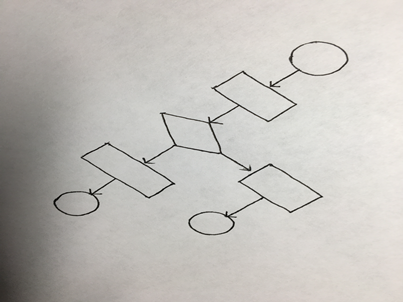
%> input picture input1.jpg, 403 x 302 px
$ octave firsttry.m   (GNU Octave 9; MATLAB toolbox functions it lacks are replaced by stand-ins)
%> lines starting %> are read from the running program, lines starting %| are printed output that depends on the picture; in (x1, y1, x2, y2) boxes, pixels count from 0 and x2, y2 are one past the last pixel; in counts of white or black regions, pixels touching at a corner belong together; the program's own positions count from 1
%%
close all
clc
clear

%% Read Image
im = imread('input1.jpg');
%> im is the input picture: size 302x403x3 uint8; mean R, G, B 193.9, 191.1, 186.7
figure;
imshow(im);
title('Original Image');

%% Convert to grayscale and resize
im = rgb2gray(im);
%> im: size 302x403 uint8
[nrows, ncols] = size(im);
%> nrows = 302; ncols = 403
r = nrows/ncols;
%> r = 0.749
im = imresize(im, [nrows/r, ncols*r]);
%> im: size 403x302 uint8
figure;
imshow(im);
title('Grayscaled and Resized Image');

%% Gaussian Filter to remove salt and pepper noise
% im = imgaussfilt(im, 1);
% figure;
% imshow(im);

%% Adaptive Thresholding
T = adaptthresh(im, 0.4, 'ForegroundPolarity','dark');
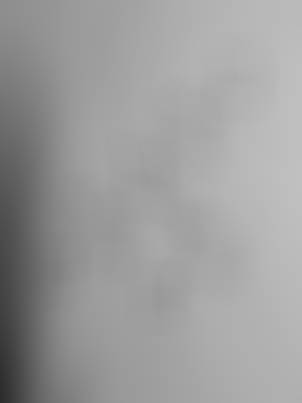
%> T: size 403x302 double; min 0.177, max 0.754, mean 0.615
% figure;
% imagesc(T);
im = imbinarize(im,T);
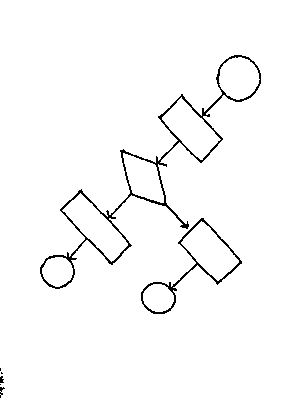
%> im: size 403x302 logical; 97.8% white; black in thin lines or dots, all inside (x1, y1, x2, y2) = (0, 55, 261, 398)
figure;
imshow(im);
title('Binary Image');
imwrite(im, 'BinaryImage.jpg');

%% Bitwise Inversion
im = 1-im;
figure;
imshow(im);
title('Inverted Image');
imwrite(im, 'InvertedImage.jpg');

%% Display diff regions in image
% [5 lines of commented-out code are left out]

%% Remove noise
CC = bwconncomp(im);
%> CC = 7 connected components
S = regionprops(CC, 'Area');
%> S = 7 regions; Area: 1978, 655, 23, 21, 3, 3, 1
L = labelmatrix(CC);
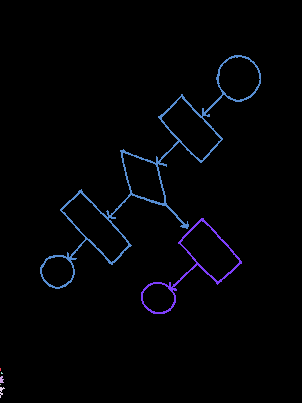
%> L: size 403x302 uint8; 8 distinct labels, from 0 to 7; one colour per label, 0 black
BW2 = ismember(L, find([S.Area] >= 50*nrows/100));
%> BW2: size 403x302 logical; 2.2% white in thin lines or dots, all inside (x1, y1, x2, y2) = (40, 55, 261, 314)
% bw = bwareaopen(im, 50);
figure;
imshow(BW2);
title('Image Cleaned');
imwrite(BW2, 'CleanedImage.jpg');

%% Image Fill
imf = imfill(BW2, 'holes');
%> imf: size 403x302 logical; 9.8% white; 2 white regions, box (x1, y1, x2, y2) and area: (40, 55, 261, 289) 8822, (141, 218, 242, 314) 3057
figure;
imshow(imf);
title('Filled Image');
imwrite(imf, 'FilledImage.jpg');

%% Edge Detection
edge_BW = edge(imf, 'zerocross');
figure;
imshow(edge_BW);
title('Edge Detection');
imwrite(edge_BW, 'EdgeDetection.jpg');

%% Hough Transform (In-built)
% [4 lines of commented-out code are left out]

%% Hough Transform
[H,theta,rho] = hough(edge_BW);
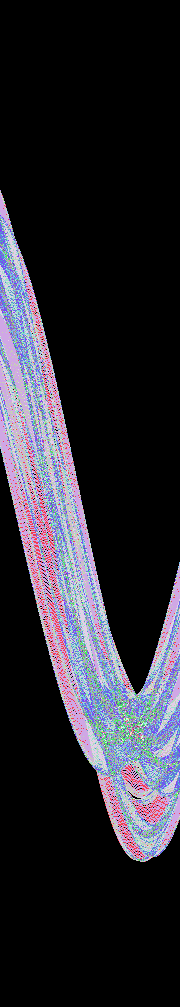
%> H: size 1007x180 double; 50 distinct labels, from 0 to 64; one colour per label, 0 black
%> theta = 180 values from -90 to 89; rho = 1007 values from -503 to 503
peaks = houghpeaks(H, 100);
%> peaks = 15 rows, first 12: [732 136; 729 133; 397 46; 509 49; 587 78; 620 78; 426 46; 437 49; 728 130; 738 139; 480 50; 568 47]

figure;
imshow(H,[],'XData',theta,'YData',rho,'InitialMagnification','fit');
xlabel('\theta'), ylabel('\rho');
axis on, axis normal, hold on;
plot(theta(peaks(:,2)),rho(peaks(:,1)),'s','color','white');
colormap(gca, hot);
title('Hough Transform Plot');
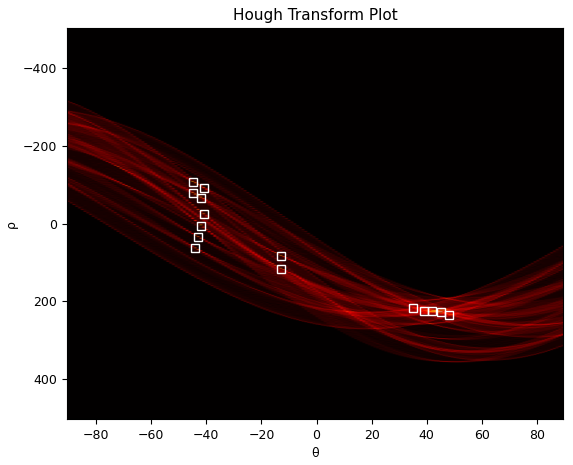
%> figure redrawn from the program's plot data

lines = houghlines(edge_BW,theta,rho,peaks,'FillGap',5,'MinLength',2);
%> lines = 42 lines; longest, point1 to point2 (x, y): (203, 218) to (243, 263), (68, 219) to (106, 258), (84, 194) to (119, 230), (156, 157) to (167, 204), (121, 150) to (131, 197), (179, 242) to (208, 275)
figure, imshow(BW2), hold on
max_len = 0;
for k = 1:length(lines)
   xy = [lines(k).point1; lines(k).point2];
   plot(xy(:,1),xy(:,2),'LineWidth',2,'Color','green');

   % Plot beginnings and ends of lines
   plot(xy(1,1),xy(1,2),'x','LineWidth',2,'Color','yellow');
   plot(xy(2,1),xy(2,2),'x','LineWidth',2,'Color','red');

   % Determine the endpoints of the longest line segment
   len = norm(lines(k).point1 - lines(k).point2);
   if ( len > max_len)
      max_len = len;
      xy_long = xy;
   end
end
%> this loop made 42 passes
%> (len, max_len, xy_long) on passes 1, 2, 4, 14, 16: (2.83, 2.83, [67 257; 69 255]), (15.56, 15.56, [75 250; 86 239]), (23.35, 23.35, [115 210; 131 193]), (54.45, 54.45, [68 219; 106 258]), (60.21, 60.21, [203 218; 243 263])
%> (xy, len) on passes 3, 5, 6, 7, 8, 9: ([107 217; 111 214], 5), ([158 166; 162 163], 5), ([167 157; 176 148], 12.73), ([204 120; 210 115], 7.81), ([73 257; 84 245], 16.28), ([112 214; 119 206], 10.63)
title('Detected Lines');
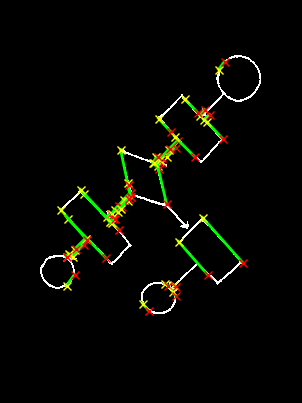
%> figure redrawn from the program's plot data; its title reads 'Detected Lines'

lines = houghlines(edge_BW, theta, rho, peaks);
%> lines = 9 lines; longest, point1 to point2 (x, y): (61, 212) to (113, 265), (181, 95) to (223, 139), (203, 218) to (243, 263), (159, 119) to (200, 163), (80, 190) to (119, 230), (156, 157) to (168, 209)

best_angle = mode([lines.theta])+90;
%> best_angle = 45
im_rot = imrotate(BW2, best_angle);
%> im_rot: size 499x499 logical; 1.1% white in thin lines or dots, all inside (x1, y1, x2, y2) = (190, 77, 358, 382)
imf_rot = imrotate(imf, best_angle);
%> imf_rot: size 499x499 logical; 4.8% white; 2 white regions, box (x1, y1, x2, y2) and area: (190, 77, 295, 382) 8812, (297, 224, 358, 329) 3059
figure;
imshow(im_rot);
title('Rotated Image');
imwrite(im_rot, 'RotatedImage.jpg');
figure;
imshow(imf_rot);
title('Filled Image');
imwrite(imf_rot, 'RotatedFilledImage.jpg');

%% Decomposition

se = strel('diamond', 2);
eroded = imopen(imf_rot, se);
%> eroded: size 499x499 logical; 4.6% white; 8 white regions, largest, box (x1, y1, x2, y2) and area: (190, 290, 267, 323) 2229, (195, 148, 258, 188) 2075, (297, 224, 357, 262) 2069
% figure;
% imshow(eroded);
% title('Remove Arrows');

bw = bwareaopen(eroded, 50);
% figure, imshow(bw);

shps = im_rot - bw;
% figure, imshow(shps);
shps = imbinarize(shps);
%> shps: size 499x499 logical; 0.2% white in thin lines or dots, all inside (x1, y1, x2, y2) = (191, 124, 358, 347)
bw3 = bwareaopen(shps, 10);
%> bw3: size 499x499 logical; 0.17% white in thin lines or dots, all inside (x1, y1, x2, y2) = (220, 124, 328, 345)
figure, imshow(bw3);
title('Only Arrows');
imwrite(bw3, 'Arrows.jpg');

shps = im_rot - bw3;
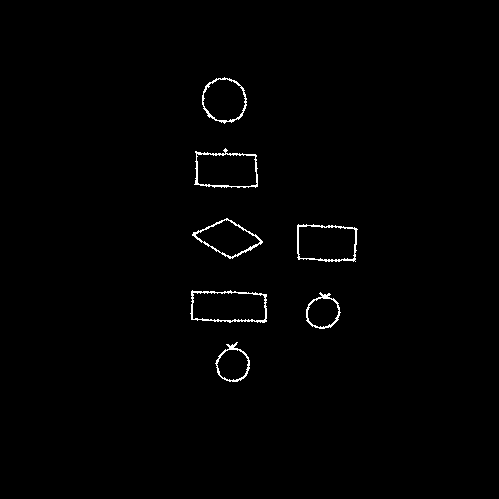
%> shps: size 499x499 double; values 0 (black) and 1 (white), 0.89% white in thin lines or dots, all inside (x1, y1, x2, y2) = (190, 77, 358, 382)
figure;
imshow(shps);
title('Only Shapes');
imwrite(shps, 'Shapes.jpg');
